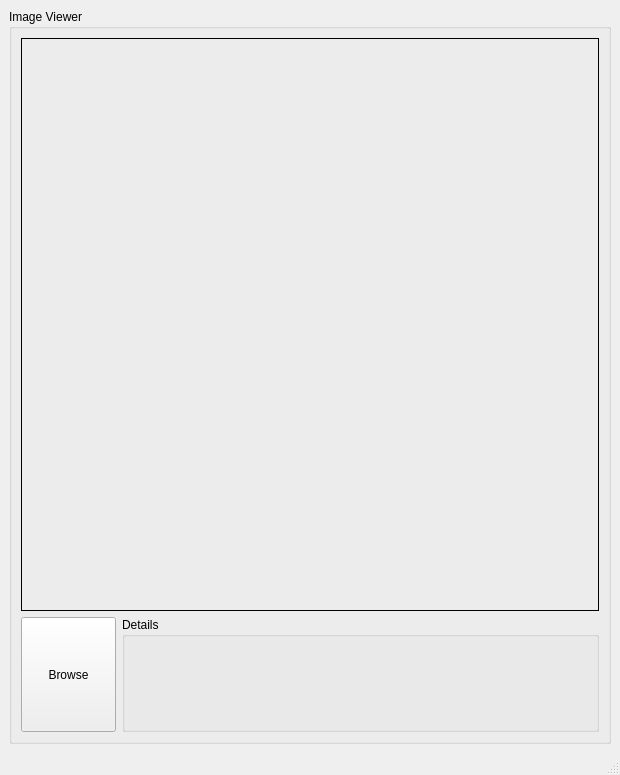
<?xml version="1.0" encoding="UTF-8"?>
<ui version="4.0">
 <class>MainWindow</class>
 <widget class="QMainWindow" name="MainWindow">
  <property name="geometry">
   <rect>
    <x>0</x>
    <y>0</y>
    <width>620</width>
    <height>775</height>
   </rect>
  </property>
  <property name="minimumSize">
   <size>
    <width>620</width>
    <height>775</height>
   </size>
  </property>
  <property name="windowTitle">
   <string>MainWindow</string>
  </property>
  <widget class="QWidget" name="centralwidget">
   <layout class="QGridLayout" name="gridLayout_2">
    <item row="0" column="0">
     <widget class="QGroupBox" name="groupBox_2">
      <property name="title">
       <string>Image Viewer</string>
      </property>
      <layout class="QGridLayout" name="gridLayout">
       <item row="0" column="0">
        <layout class="QVBoxLayout" name="verticalLayout_2" stretch="5,1">
         <item>
          <widget class="QLabel" name="lblImageBox">
           <property name="sizePolicy">
            <sizepolicy hsizetype="Ignored" vsizetype="Ignored">
             <horstretch>0</horstretch>
             <verstretch>0</verstretch>
            </sizepolicy>
           </property>
           <property name="frameShape">
            <enum>QFrame::Panel</enum>
           </property>
           <property name="text">
            <string/>
           </property>
           <property name="scaledContents">
            <bool>true</bool>
           </property>
          </widget>
         </item>
         <item>
          <layout class="QHBoxLayout" name="horizontalLayout" stretch="1,5">
           <item>
            <widget class="QPushButton" name="btnImageBrowse">
             <property name="sizePolicy">
              <sizepolicy hsizetype="Minimum" vsizetype="Preferred">
               <horstretch>0</horstretch>
               <verstretch>0</verstretch>
              </sizepolicy>
             </property>
             <property name="text">
              <string>Browse</string>
             </property>
            </widget>
           </item>
           <item>
            <widget class="QGroupBox" name="groupBox">
             <property name="title">
              <string>Details</string>
             </property>
             <layout class="QGridLayout" name="gridLayout_3">
              <item row="0" column="0">
               <layout class="QVBoxLayout" name="verticalLayout">
                <item>
                 <widget class="QLabel" name="lblDetailsfileName">
                  <property name="text">
                   <string/>
                  </property>
                 </widget>
                </item>
                <item>
                 <widget class="QLabel" name="lblDetailsDimensions">
                  <property name="text">
                   <string/>
                  </property>
                 </widget>
                </item>
               </layout>
              </item>
             </layout>
            </widget>
           </item>
          </layout>
         </item>
        </layout>
       </item>
      </layout>
     </widget>
    </item>
   </layout>
  </widget>
  <widget class="QMenuBar" name="menubar">
   <property name="geometry">
    <rect>
     <x>0</x>
     <y>0</y>
     <width>620</width>
     <height>26</height>
    </rect>
   </property>
  </widget>
  <widget class="QStatusBar" name="statusbar"/>
 </widget>
 <resources/>
 <connections/>
</ui>
